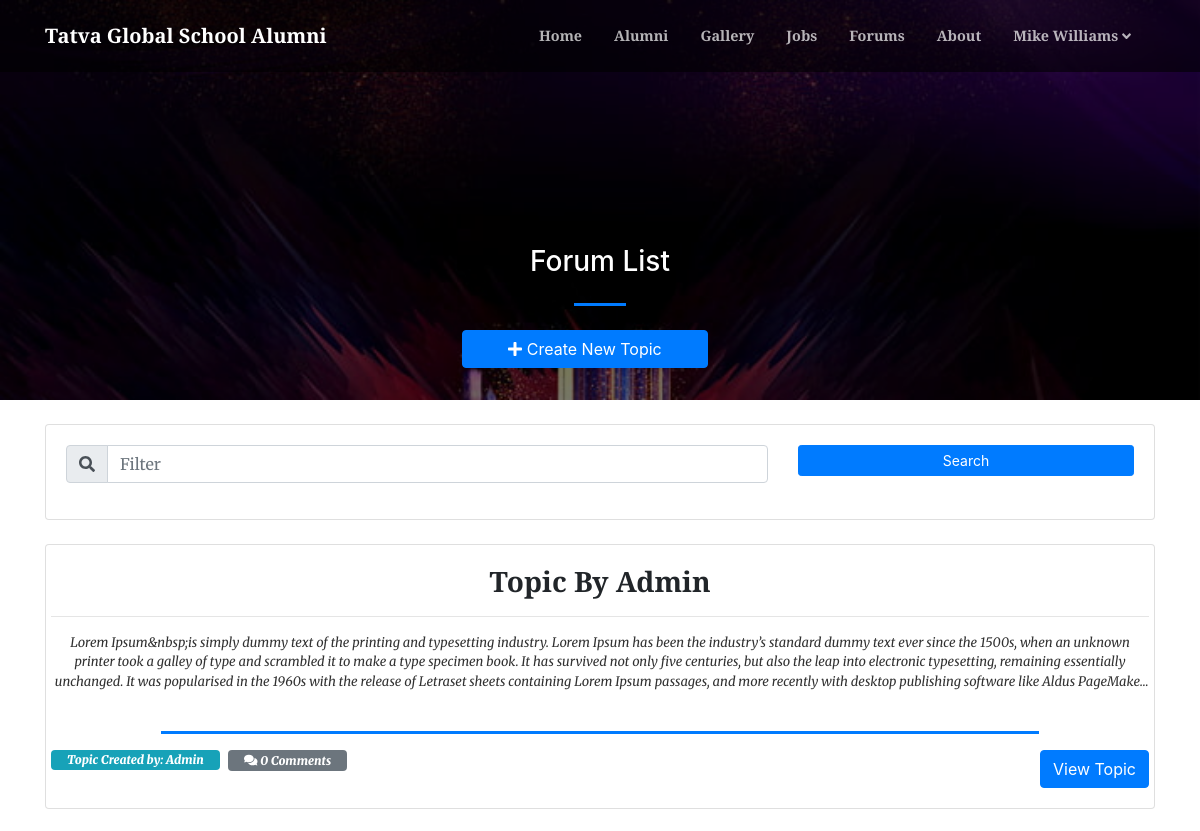
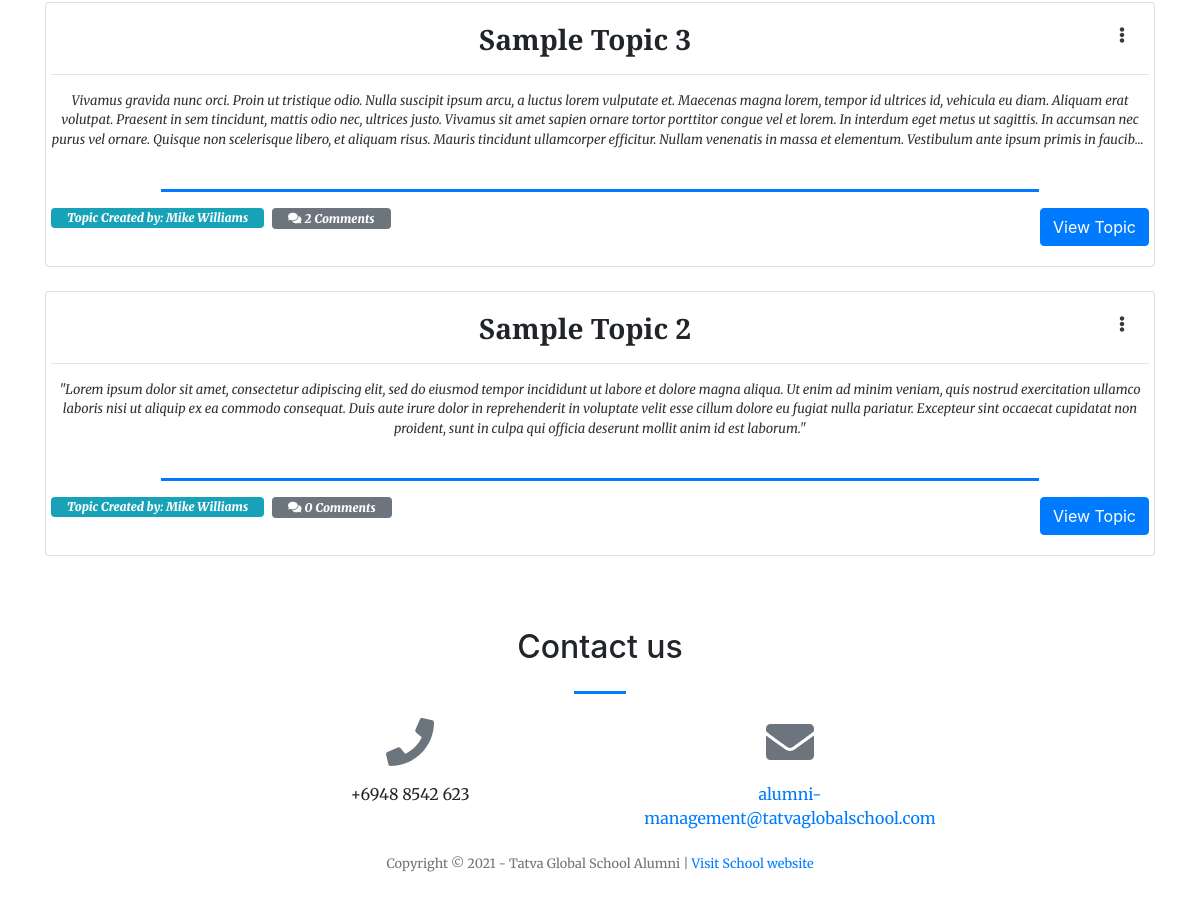
The page /index.php?page=forum (signed in) on the database its author committed (2 pictures, top to bottom).
### tables this page shows
CREATE TABLE `forum_topics` (
  `id` int(30) NOT NULL,
  `title` varchar(250) NOT NULL,
  `description` text NOT NULL,
  `user_id` int(30) NOT NULL,
  `date_created` datetime NOT NULL DEFAULT current_timestamp()
);

CREATE TABLE `users` (
  `id` int(30) NOT NULL,
  `name` text NOT NULL,
  `username` varchar(200) NOT NULL,
  `password` text NOT NULL,
  `type` tinyint(1) NOT NULL DEFAULT 3 COMMENT '1=Admin,2=Alumni officer, 3= alumnus',
  `auto_generated_pass` text NOT NULL,
  `alumnus_id` int(30) NOT NULL
);

### forum.php (the view, shortened to what this page needs)
<?php
include 'admin/db_connect.php';
?>
<header class="masthead">
    <div class="container-fluid h-100">
        <div class="row h-100 align-items-center justify-content-center text-center">
            <div class="col-lg-8 align-self-end mb-4 page-title">
                <h3 class="text-white">Forum List</h3>
                <hr class="divider my-4" />
            <div class="row col-md-12 mb-2 justify-content-center">
                    <button class="btn btn-primary btn-block col-sm-4" type="button" id="new_forum"><i class="fa fa-plus"></i> Create New Topic</button>
            </div>
            </div>
        </div>
    </div>
</header>
<div class="container mt-3 pt-2">
    <div class="card mb-4">
        <div class="card-body">
            <div class="row">
                <div class="col-md-8">
                    <div class="input-group mb-3">
                      <div class="input-group-prepend">
                        <span class="input-group-text" id="filter-field"><i class="fa fa-search"></i></span>
                      </div>
                      <input type="text" class="form-control" id="filter" placeholder="Filter" aria-label="Filter" aria-describedby="filter-field">
                    </div>
                </div>
                <div class="col-md-4">
                    <button class="btn btn-primary btn-block btn-sm" id="search">Search</button>
                </div>
            </div>
        </div>
    </div>
   <?php
    $event = $conn->query("SELECT f.*,u.name from forum_topics f inner join users u on u.id = f.user_id order by f.id desc");
    while($row = $event->fetch_assoc()):
        $trans = get_html_translation_table(HTML_ENTITIES,ENT_QUOTES);
        unset($trans["\""], $trans["<"], $trans[">"], $trans["<h2"]);
        $desc = strtr(html_entity_decode($row['description']),$trans);
        $desc=str_replace(array("<li>","</li>"), array("",","), $desc);
        $count_comments = $conn->query("SELECT * FROM forum_comments where topic_id = ".$row['id'])->num_rows;
    ?>
    <div class="card Forum-list" data-id="<?php echo $row['id'] ?>">
        <div class="card-body">
            <div class="row  align-items-center justify-content-center text-center h-100">
                <div class="">
                    <?php if($_SESSION['login_id'] == $row['user_id']): ?>
                    <div class="dropdown float-right mr-4">
                      <a class="text-dark" href="javascript:void(0)" id="dropdownMenuButton" data-toggle="dropdown" aria-haspopup="true" aria-expanded="false">
                        <span class="fa fa-ellipsis-v"></span>
                      </a>
                    </div>
                    <?php endif; ?>
                    <h3><b class="filter-txt"><?php echo ucwords($row['title']) ?></b></h3>
                    <hr>
                    <larger class="truncate filter-txt"><?php echo strip_tags($desc) ?></larger>
                    <br>
                    <hr class="divider"  style="max-width: calc(80%)">
                    <span class="badge badge-info float-left px-3 pt-1 pb-1">
                        <b><i>Topic Created by: <span class="filter-txt"><?php echo $row['name'] ?></span></i></b>
                    </span>
                     <span class="badge badge-secondary float-left px-3 pt-1 pb-1 ml-2">
                        <b><i class="fa fa-comments"></i> <i><?php echo $count_comments ?> Comments</i></b>
                    </span>
                    <button class="btn btn-primary float-right view_topic" data-id="<?php echo $row['id'] ?>">View Topic</button>
                </div>
            </div>
        </div>
    </div>
    <br>
    <?php endwhile; ?>
</div>

### forum.php (style rules this page uses)
header.masthead,header.masthead:before { min-height: 50vh !important; height: 50vh !important }
.masthead { min-height: 23vh !important; height: 23vh !important; }
.masthead:before { min-height: 23vh !important; height: 23vh !important; }

### rows shown on the page
forum_topics: title "Topic By Admin", description "Lorem Ipsum&nbsp;is simply dummy text of the printing and typesetting industry. Lorem Ipsum has been the industry’s standard dummy text ever since the 1500s, when an unknown printer took a galley of type and scrambled it to make a type specimen book. It has survived not only five centuries, but also the leap into electronic typesetting, remaining essentially unchanged. It was popularised in the 1960s with the release of Letraset sheets containing Lorem Ipsum passages, and more recently with desktop publishing software like Aldus…", user.name "Admin", count_comments "0"
forum_topics: title "Sample Topic 3", description "Vivamus gravida nunc orci. Proin ut tristique odio. Nulla suscipit ipsum arcu, a luctus lorem vulputate et. Maecenas magna lorem, tempor id ultrices id, vehicula eu diam. Aliquam erat volutpat. Praesent in sem tincidunt, mattis odio nec, ultrices justo. Vivamus sit amet sapien ornare tortor porttitor congue vel et lorem. In interdum eget metus ut sagittis. In accumsan nec purus vel ornare. Quisque non scelerisque libero, et aliquam risus. Mauris tincidunt ullamcorper efficitur. Nullam venenatis in massa et elementum. Vestibulum ante ipsum primis in…", user.name "Mike Williams", count_comments "2"
forum_topics: title "Sample Topic 2", description "\"Lorem ipsum dolor sit amet, consectetur adipiscing elit, sed do eiusmod tempor incididunt ut labore et dolore magna aliqua. Ut enim ad minim veniam, quis nostrud exercitation ullamco laboris nisi ut aliquip ex ea commodo consequat. Duis aute irure dolor in reprehenderit in voluptate velit esse cillum dolore eu fugiat nulla pariatur. Excepteur sint occaecat cupidatat non proident, sunt in culpa qui officia deserunt mollit anim id est laborum.\"", user.name "Mike Williams", count_comments "0"

### other values the page prints
$_SESSION['system']['name'] "Tatva Global School Alumni"
$_SESSION['login_name'] "Mike Williams"
$_SESSION['system']['contact'] "+6948 8542 623"
$_SESSION['system']['email'] "alumni-management@tatvaglobalschool.com"
